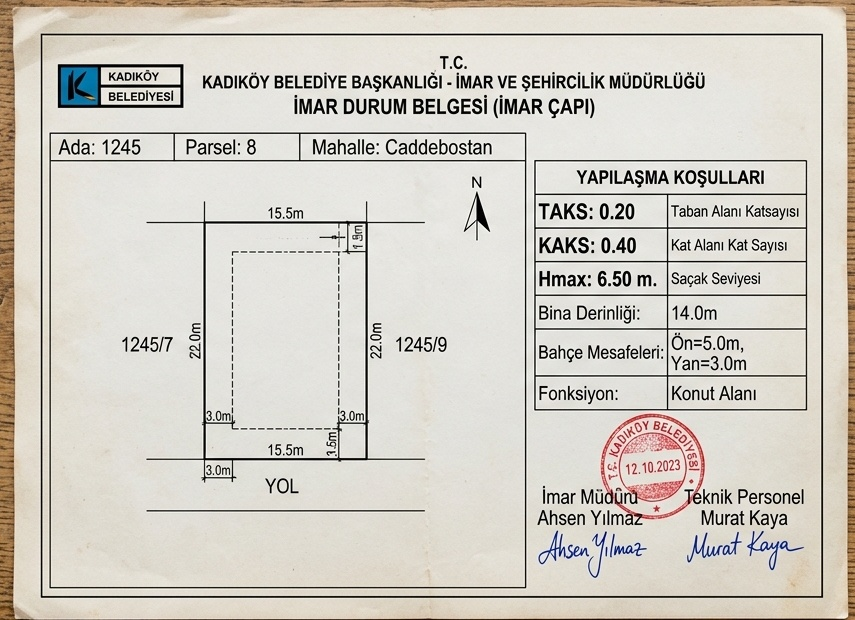
#> input picture assets/belgeler/ornek_imar_durumu.jpg, 855 x 620 px
$ python -i gorsel_kalite.py   (imports and definitions only)
#> lines starting #> are read from the running program, lines starting #| are printed output that depends on the picture
"""
gorsel_kalite.py — Görsel Kalite, Netlik ve Çözünürlük Denetim Motoru.
Instabot / Daily Brief mimarisinden uyarlanmıştır.

Bu modül, Instagram Feed (1080x1350, 4:5) ve Story/Reels (1080x1920, 9:16) formatlarında
kullanılacak tüm fotoğrafların piksel yoğunluğunu, netliğini ve kalitesini denetler.

Temel Kurallar:
  1. Asla dikey kırpmada dijital büyütme (upscale) ile piksellenen fotoğraf kullanılmaz.
  2. Sahte büyütülmüş (yapay 1080p), bulanık veya düşük bitrate'li TV ekran görüntüleri
     Laplacian varyans filtresi ile elenir.
  3. Minimum dosya ve piksel yoğunluğu karşılanmayan görseller reddedilerek bir sonraki
     katmana (HD Web Basın Fotoğrafı, Wikimedia 4K, Pexels 4K veya AI) geçilir.
  4. Belge / Tablo / Taranmış İlan Formu Filtresi: Emlak/arsa/imar haberlerinde resmi kurum
     sitelerinin verdiği taranmış beyaz PDF, tablo veya ilan formları (Doygunluk <= 15 &
     Parlaklık >= 175) otomatik elenir.
"""

from __future__ import annotations

import logging
from typing import Any, Tuple
from PIL import Image, ImageFilter, ImageStat

log = logging.getLogger(__name__)

# Minimum kabul edilebilir netlik (Laplacian varyansı)
ASGARI_NETLIK_PUANI = 35.0

# 4:5 ve 9:16 için asgari hedef ölçüler
HEDEF_GENISLIK = 1080
HEDEF_YUKSEKLIK_FEED = 1350
HEDEF_YUKSEKLIK_STORY = 1920


def kirpma_olcegi_hesapla(
    genislik: int,
    yukseklik: int,
    hedef_g: int = HEDEF_GENISLIK,
    hedef_y: int = HEDEF_YUKSEKLIK_FEED,
) -> float:
    """
    Fotoğraf hedef dikey orana (örn. 4:5 veya 9:16) merkezden kırpıldığında,
    kırpılan alanın hedef tuvale göre gerçek piksel ölçeğini (yoğunluğunu) hesaplar.
    """
    if genislik <= 0 or yukseklik <= 0:
        return 0.0

    hedef_oran = hedef_g / hedef_y
    foto_oran = genislik / yukseklik

    if foto_oran > hedef_oran:
        kirpilan_genislik = yukseklik * hedef_oran
        kirpilan_yukseklik = yukseklik
    else:
        kirpilan_genislik = genislik
        kirpilan_yukseklik = genislik / hedef_oran

    olcek = min(kirpilan_genislik / hedef_g, kirpilan_yukseklik / hedef_y)
    return round(olcek, 3)


def netlik_puani(img: Image.Image) -> float:
    """
    Pillow tabanlı Laplacian kenar varyansı ile görselin gerçek netlik ve keskinliğini ölçer.
    Yapay olarak büyütülmüş, bulanık veya aşırı sıkıştırılmış görseller düşük puan alır.
    """
    try:
        w, h = img.size
        if max(w, h) > 1000:
            oran = 1000.0 / max(w, h)
            test_img = img.resize((int(w * oran), int(h * oran)), Image.BILINEAR)
        else:
            test_img = img

        gray = test_img.convert("L")
        edges = gray.filter(ImageFilter.FIND_EDGES)
        stat = ImageStat.Stat(edges)
        varyans = stat.var[0] if stat.var else 0.0
        return float(varyans)
    except Exception as e:
        log.debug("Netlik puanı hesaplanamadı: %s", e)
        return 100.0


def gorsel_kalite_denetle(
    img: Image.Image,
    dosya_boyutu_kb: float = 0.0,
    hedef_g: int = HEDEF_GENISLIK,
    hedef_y: int = HEDEF_YUKSEKLIK_FEED,
    asgari_olcek: float = 0.45,
    asgari_netlik: float = ASGARI_NETLIK_PUANI,
) -> Tuple[bool, str]:
    """
    Görselin yayın kalitesi standartlarını karşılayıp karşılamadığını denetler.
    Döner: `(uygun_mu, aciklama)`
    """
    w, h = img.size

    # 1. Asgari Mutlak Boyut Denetimi (16:9 HD 1200x675 / 1280x720 / 1920x1080 ve dikey portreleri kapsar)
    if (w < 800 or h < 450) and not (w >= 600 and h >= 600):
        return False, f"Mutlak çözünürlük çok düşük: {w}x{h} px (asgari 800x450 px gerekli)"

    # 2. Dikey Kırpma Piksel Yoğunluğu (Crop Density)
    olcek = kirpma_olcegi_hesapla(w, h, hedef_g, hedef_y)
    if olcek < asgari_olcek:
        return (
            False,
            f"Dikey kırpmada aşırı piksel kaybı ({olcek}x < {asgari_olcek}x, {w}x{h} px)",
        )

    # 3. Dosya Boyutu ve Bitrate Denetimi
    piksel_mp = (w * h) / 1_000_000.0
    if dosya_boyutu_kb > 0:
        if piksel_mp >= 1.5 and dosya_boyutu_kb < 70:
            return False, f"Aşırı JPEG sıkıştırma artefaktı ({dosya_boyutu_kb:.1f} KB / {piksel_mp:.1f} MP)"

    # 4. Laplacian Netlik ve Keskinlik Denetimi
    puan = netlik_puani(img)
    if puan < asgari_netlik:
        return False, f"Görsel bulanık veya yapay büyütülmüş (Netlik puanı: {puan:.1f} < {asgari_netlik})"

    # 5. Belge / Tablo / Taranmış İlan Formu Denetimi (Scanned Document Filter)
    try:
        stat_hsv = ImageStat.Stat(img.convert("HSV"))
        stat_l = ImageStat.Stat(img.convert("L"))
        sat_mean = stat_hsv.mean[1] if len(stat_hsv.mean) > 1 else 100.0
        lum_mean = stat_l.mean[0] if stat_l.mean else 100.0
        if sat_mean < 15.0 and lum_mean > 175.0:
            return (
                False,
                f"Görsel bir belge/tablo taraması veya düz beyaz zeminli metin belgesi (Doygunluk: {sat_mean:.1f}, Parlaklık: {lum_mean:.1f})",
            )
    except Exception as e:
        log.debug("Belge denetiminde hata: %s", e)

    # 6. Haber Sitesi / TV Kanalı Şerit ve Ticker Bandı Filtresi
    bant_var, bant_aciklama = haber_banti_var_mi(img)
    if bant_var:
        return False, bant_aciklama

    return True, f"Kalite onaylandı (Ölçek: {olcek}x, Netlik: {puan:.1f}, {w}x{h} px)"


# [34 lines left out: functions dhash_hesapla, dhash_mesafesi, not called in this run]


def haber_banti_var_mi(img: Image.Image) -> Tuple[bool, str]:
    """Haber siteleri veya TV kanallarının alt/üst 'SON DAKİKA' / 'FLAŞ' şeridini denetler."""
    w, h = img.size
    if w < 200 or h < 100:
        return False, ""

    try:
        # Orta gövde rengi (referans: tüm resim tek renkse bant değil düz zemin sayılır)
        orta = img.crop((0, int(h * 0.25), w, int(h * 0.75)))
        st_orta = ImageStat.Stat(orta)
        or_mean, og_mean, ob_mean = st_orta.mean[:3]

        # Alt %8'lik şerit analizi
        alt_serit = img.crop((0, int(h * 0.92), w, h))
        stat_rgb = ImageStat.Stat(alt_serit)
        stat_hsv = ImageStat.Stat(alt_serit.convert("HSV"))
        r_mean, g_mean, b_mean = stat_rgb.mean[:3]
        sat_mean = stat_hsv.mean[1] if len(stat_hsv.mean) > 1 else 0

        # Kırmızı haber bandı (AA/NTV/Habertürk/TRT): Gövdeden farklı, kırmızı baskın ve doygun
        if r_mean > 160 and g_mean < 80 and b_mean < 80 and sat_mean > 140:
            if abs(r_mean - or_mean) > 35 or abs(g_mean - og_mean) > 35:
                return True, "Alt kısımda kırmızı haber/ticker bandı tespit edildi"

        # Mavi haber bandı: Gövdeden farklı, mavi baskın ve doygun
        if b_mean > 160 and r_mean < 70 and sat_mean > 140:
            if abs(b_mean - ob_mean) > 35 or abs(r_mean - or_mean) > 35:
                return True, "Alt kısımda mavi haber/ticker bandı tespit edildi"

        # Üst %7'lik şerit analizi
        ust_serit = img.crop((0, 0, w, int(h * 0.07)))
        stat_u_rgb = ImageStat.Stat(ust_serit)
        stat_u_hsv = ImageStat.Stat(ust_serit.convert("HSV"))
        ur, ug, ub = stat_u_rgb.mean[:3]
        u_sat = stat_u_hsv.mean[1] if len(stat_u_hsv.mean) > 1 else 0
        if ur > 160 and ug < 80 and ub < 80 and u_sat > 140:
            if abs(ur - or_mean) > 35 or abs(ug - og_mean) > 35:
                return True, "Üst kısımda kırmızı haber bandı tespit edildi"
    except Exception as e:
        log.debug("Haber bandı denetiminde hata: %s", e)

    return False, ""


def kristal_netlestir(img: Image.Image) -> Image.Image:
    """Fotoğrafa ince, profesyonel editoryal keskinlik kazandırır."""
    return img.filter(ImageFilter.UnsharpMask(radius=1.2, percent=110, threshold=2))


# [18 lines left out: function akilli_odak_x, not called in this run]

>>> from PIL import Image
>>> picture = Image.open('../assets/belgeler/ornek_imar_durumu.jpg')
#> picture is the input picture: PIL image 855x620 RGB; mean R, G, B 209.1, 204.7, 195.9
>>> result = gorsel_kalite_denetle(picture)
#> in netlik_puani, `gray = test_img.convert("L")`:
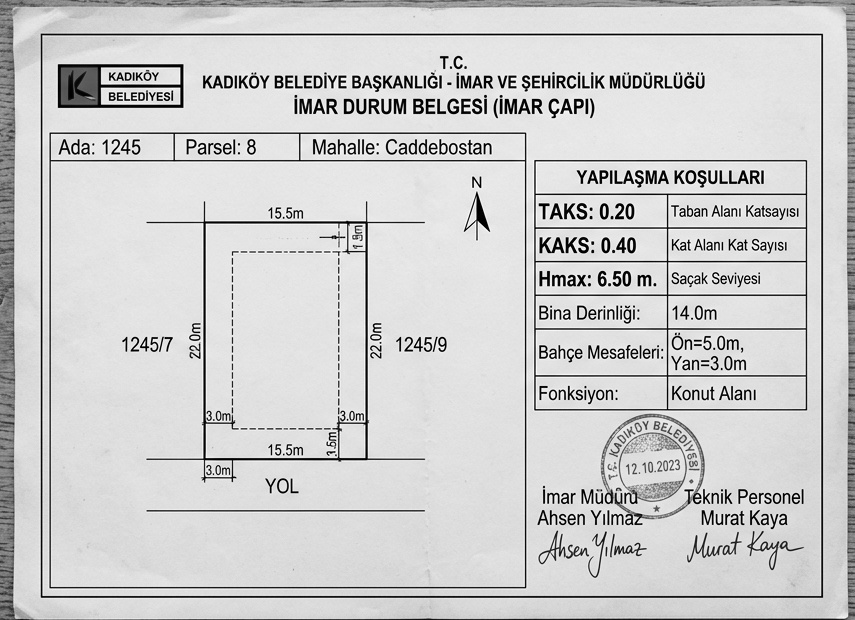
#> gray: PIL image 855x620 L; min 0, max 255, mean 205
#> in netlik_puani, `edges = gray.filter(ImageFilter.FIND_EDGES)`:
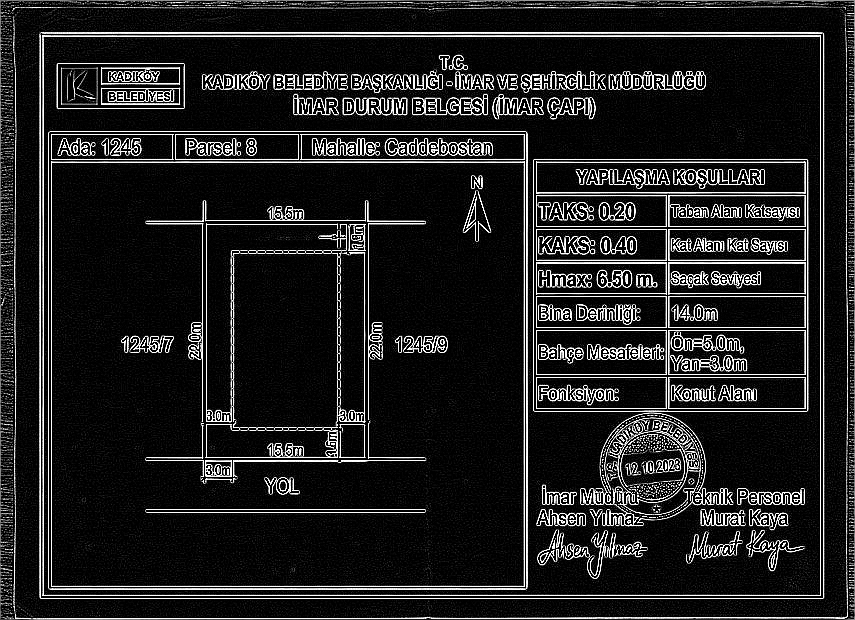
#> edges: PIL image 855x620 L; min 0, max 255, mean 31.8
#> in netlik_puani, `varyans = stat.var[0] if stat.var else 0.0`: varyans = 5510.7
#> in gorsel_kalite_denetle, `sat_mean = stat_hsv.mean[1] if len(stat_hsv.mean) > 1 else 100.0`: sat_mean = 24.28
#> in gorsel_kalite_denetle, `lum_mean = stat_l.mean[0] if stat_l.mean else 100.0`: lum_mean = 205
#> in haber_banti_var_mi, `orta = img.crop((0, int(h * 0.25), w, int(h * 0.75)))`:
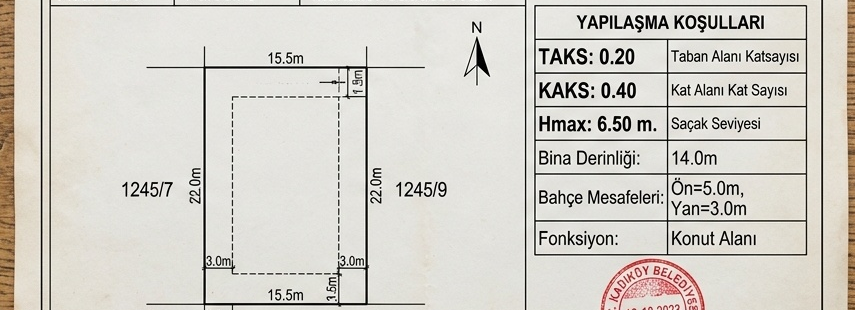
#> orta: PIL image 855x310 RGB; mean R, G, B 211.3, 208, 200.8
#> in haber_banti_var_mi, `or_mean, og_mean, ob_mean = st_orta.mean[:3]`: or_mean = 211.3; og_mean = 208; ob_mean = 200.8
#> in haber_banti_var_mi, `alt_serit = img.crop((0, int(h * 0.92), w, h))`:
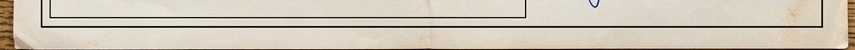
#> alt_serit: PIL image 855x50 RGB; mean R, G, B 206.4, 197.9, 183.1
#> in haber_banti_var_mi, `r_mean, g_mean, b_mean = stat_rgb.mean[:3]`: r_mean = 206.4; g_mean = 197.9; b_mean = 183.1
#> in haber_banti_var_mi, `sat_mean = stat_hsv.mean[1] if len(stat_hsv.mean) > 1 else 0`: sat_mean = 35.95
#> in haber_banti_var_mi, `ust_serit = img.crop((0, 0, w, int(h * 0.07)))`:
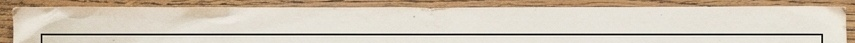
#> ust_serit: PIL image 855x43 RGB; mean R, G, B 209.4, 197.9, 181.8
#> in haber_banti_var_mi, `ur, ug, ub = stat_u_rgb.mean[:3]`: ur = 209.4; ug = 197.9; ub = 181.8
#> in haber_banti_var_mi, `u_sat = stat_u_hsv.mean[1] if len(stat_u_hsv.mean) > 1 else 0`: u_sat = 41.64
#> in gorsel_kalite_denetle, `bant_var, bant_aciklama = haber_banti_var_mi(img)`: bant_var = False; bant_aciklama = ''

$ run again, on assets/belgeler/ornek_mimari_ruhsat.jpg
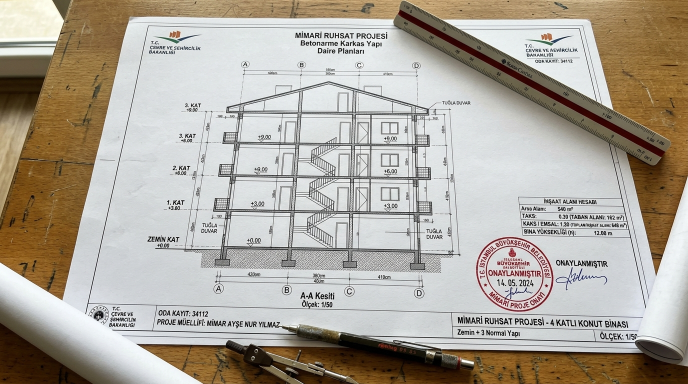
#> input picture assets/belgeler/ornek_mimari_ruhsat.jpg, 1376 x 768 px (shown at 1/2 size)
#> picture is the input picture: PIL image 1376x768 RGB; mean R, G, B 174, 166.9, 155.7
#> varyans = 4130.5
#> in gorsel_kalite_denetle, `sat_mean = stat_hsv.mean[1] if len(stat_hsv.mean) > 1 else 100.0`: sat_mean = 53.54
#> lum_mean = 167.7
#> in haber_banti_var_mi, `orta = img.crop((0, int(h * 0.25), w, int(h * 0.75)))`:
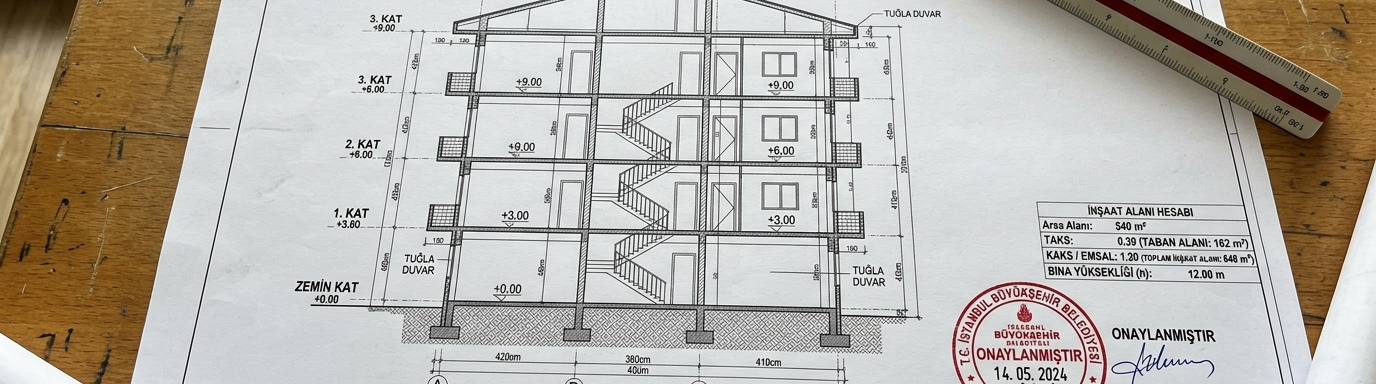
#> orta: PIL image 1376x384 RGB; mean R, G, B 182.7, 177.5, 169.3
#> or_mean = 182.7; og_mean = 177.5; ob_mean = 169.3
#> r_mean = 98.72; g_mean = 75.48; b_mean = 47.14
#> in haber_banti_var_mi, `sat_mean = stat_hsv.mean[1] if len(stat_hsv.mean) > 1 else 0`: sat_mean = 168.6
#> in haber_banti_var_mi, `ust_serit = img.crop((0, 0, w, int(h * 0.07)))`:
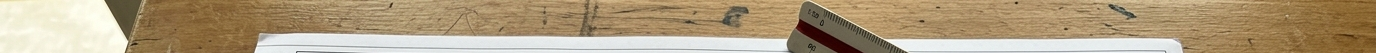
#> ust_serit: PIL image 1376x53 RGB; mean R, G, B 176.6, 157.4, 127
#> ur = 176.6; ug = 157.4; ub = 127
#> u_sat = 83.16
#> bant_var = False; bant_aciklama = ''

$ run again, on assets/belgeler/ornek_tapu_serh.jpg
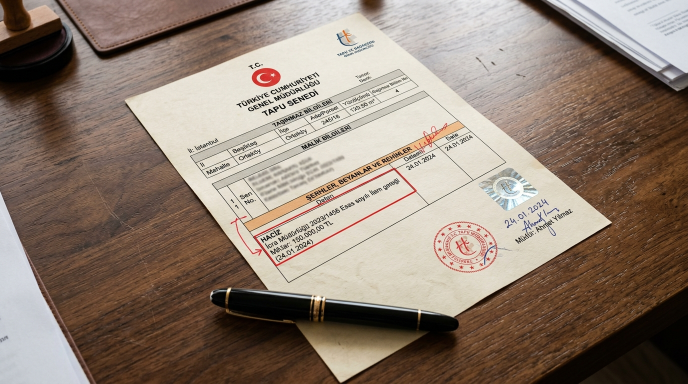
#> input picture assets/belgeler/ornek_tapu_serh.jpg, 1376 x 768 px (shown at 1/2 size)
#> picture is the input picture: PIL image 1376x768 RGB; mean R, G, B 143.7, 127.8, 115
#> varyans = 1806.6
#> in gorsel_kalite_denetle, `sat_mean = stat_hsv.mean[1] if len(stat_hsv.mean) > 1 else 100.0`: sat_mean = 80.67
#> lum_mean = 131.1
#> in haber_banti_var_mi, `orta = img.crop((0, int(h * 0.25), w, int(h * 0.75)))`:
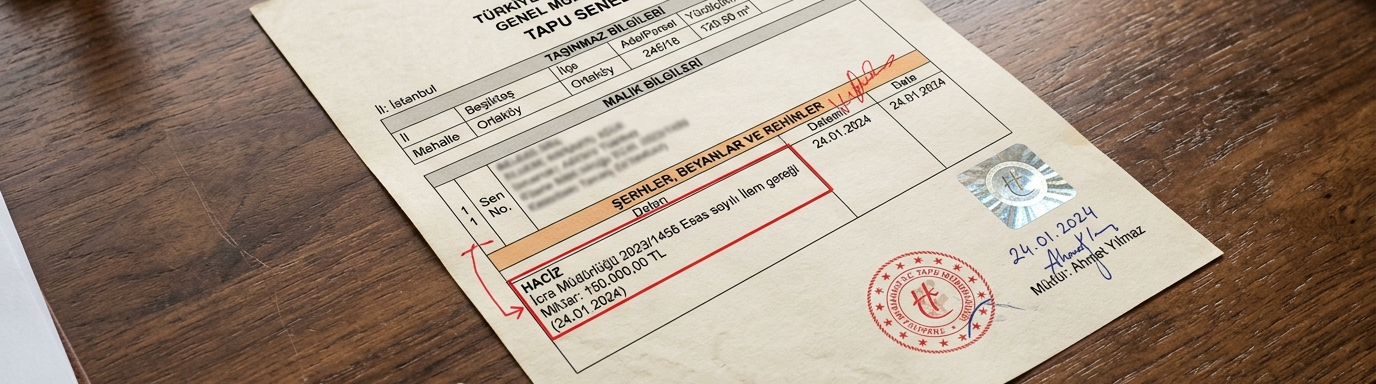
#> orta: PIL image 1376x384 RGB; mean R, G, B 161.9, 144.6, 129.4
#> or_mean = 161.9; og_mean = 144.6; ob_mean = 129.4
#> r_mean = 87.15; g_mean = 68.18; b_mean = 53.96
#> in haber_banti_var_mi, `sat_mean = stat_hsv.mean[1] if len(stat_hsv.mean) > 1 else 0`: sat_mean = 141
#> in haber_banti_var_mi, `ust_serit = img.crop((0, 0, w, int(h * 0.07)))`:
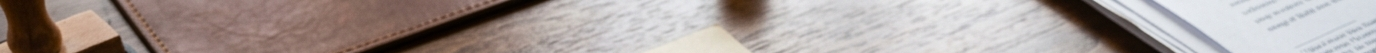
#> ust_serit: PIL image 1376x53 RGB; mean R, G, B 166.9, 156.2, 152.8
#> ur = 166.9; ug = 156.2; ub = 152.8
#> u_sat = 47.23
#> bant_var = False; bant_aciklama = ''
